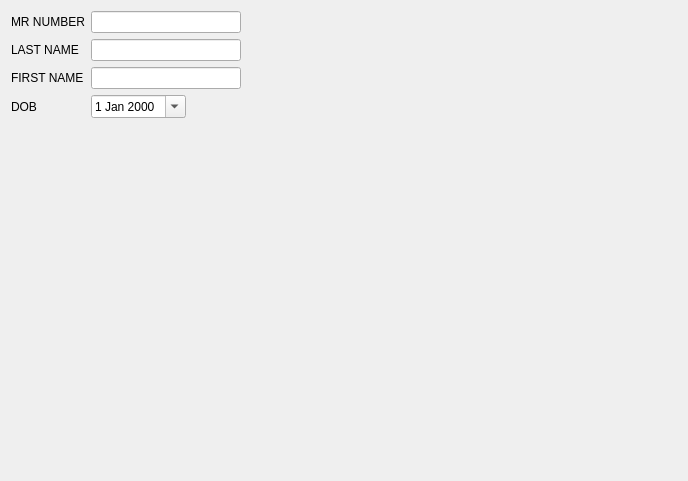
<?xml version="1.0" encoding="UTF-8"?>
<ui version="4.0">
 <class>Patient_00</class>
 <widget class="QWizardPage" name="Patient_00">
  <property name="geometry">
   <rect>
    <x>0</x>
    <y>0</y>
    <width>688</width>
    <height>481</height>
   </rect>
  </property>
  <layout class="QFormLayout" name="formLayout">
   <item row="0" column="1">
    <layout class="QHBoxLayout" name="horizontalLayout_4">
     <item>
      <widget class="QLineEdit" name="mrNumberField">
       <property name="minimumSize">
        <size>
         <width>150</width>
         <height>0</height>
        </size>
       </property>
       <property name="maximumSize">
        <size>
         <width>150</width>
         <height>16777215</height>
        </size>
       </property>
       <property name="maxLength">
        <number>10</number>
       </property>
      </widget>
     </item>
     <item>
      <spacer name="horizontalSpacer_4">
       <property name="orientation">
        <enum>Qt::Horizontal</enum>
       </property>
       <property name="sizeHint" stdset="0">
        <size>
         <width>40</width>
         <height>20</height>
        </size>
       </property>
      </spacer>
     </item>
    </layout>
   </item>
   <item row="0" column="0">
    <widget class="QLabel" name="mrNumberLabel">
     <property name="text">
      <string>MR NUMBER</string>
     </property>
    </widget>
   </item>
   <item row="1" column="0">
    <widget class="QLabel" name="lastLabel">
     <property name="text">
      <string>LAST NAME</string>
     </property>
    </widget>
   </item>
   <item row="1" column="1">
    <layout class="QHBoxLayout" name="horizontalLayout_2">
     <item>
      <widget class="QLineEdit" name="lastField">
       <property name="minimumSize">
        <size>
         <width>150</width>
         <height>0</height>
        </size>
       </property>
       <property name="maximumSize">
        <size>
         <width>150</width>
         <height>16777215</height>
        </size>
       </property>
       <property name="maxLength">
        <number>64</number>
       </property>
      </widget>
     </item>
     <item>
      <spacer name="horizontalSpacer_2">
       <property name="orientation">
        <enum>Qt::Horizontal</enum>
       </property>
       <property name="sizeHint" stdset="0">
        <size>
         <width>40</width>
         <height>20</height>
        </size>
       </property>
      </spacer>
     </item>
    </layout>
   </item>
   <item row="2" column="1">
    <layout class="QHBoxLayout" name="horizontalLayout">
     <item>
      <widget class="QLineEdit" name="firstField">
       <property name="minimumSize">
        <size>
         <width>150</width>
         <height>0</height>
        </size>
       </property>
       <property name="maximumSize">
        <size>
         <width>150</width>
         <height>16777215</height>
        </size>
       </property>
       <property name="maxLength">
        <number>64</number>
       </property>
      </widget>
     </item>
     <item>
      <spacer name="horizontalSpacer">
       <property name="orientation">
        <enum>Qt::Horizontal</enum>
       </property>
       <property name="sizeHint" stdset="0">
        <size>
         <width>40</width>
         <height>20</height>
        </size>
       </property>
      </spacer>
     </item>
    </layout>
   </item>
   <item row="2" column="0">
    <widget class="QLabel" name="firstLabel">
     <property name="text">
      <string>FIRST NAME</string>
     </property>
    </widget>
   </item>
   <item row="3" column="1">
    <layout class="QHBoxLayout" name="horizontalLayout_3">
     <item>
      <widget class="QDateEdit" name="dobField">
       <property name="calendarPopup">
        <bool>true</bool>
       </property>
      </widget>
     </item>
     <item>
      <spacer name="horizontalSpacer_3">
       <property name="orientation">
        <enum>Qt::Horizontal</enum>
       </property>
       <property name="sizeHint" stdset="0">
        <size>
         <width>40</width>
         <height>20</height>
        </size>
       </property>
      </spacer>
     </item>
    </layout>
   </item>
   <item row="3" column="0">
    <widget class="QLabel" name="dobLabel">
     <property name="text">
      <string>DOB</string>
     </property>
    </widget>
   </item>
  </layout>
 </widget>
 <tabstops>
  <tabstop>mrNumberField</tabstop>
  <tabstop>lastField</tabstop>
  <tabstop>firstField</tabstop>
  <tabstop>dobField</tabstop>
 </tabstops>
 <resources/>
 <connections/>
</ui>
